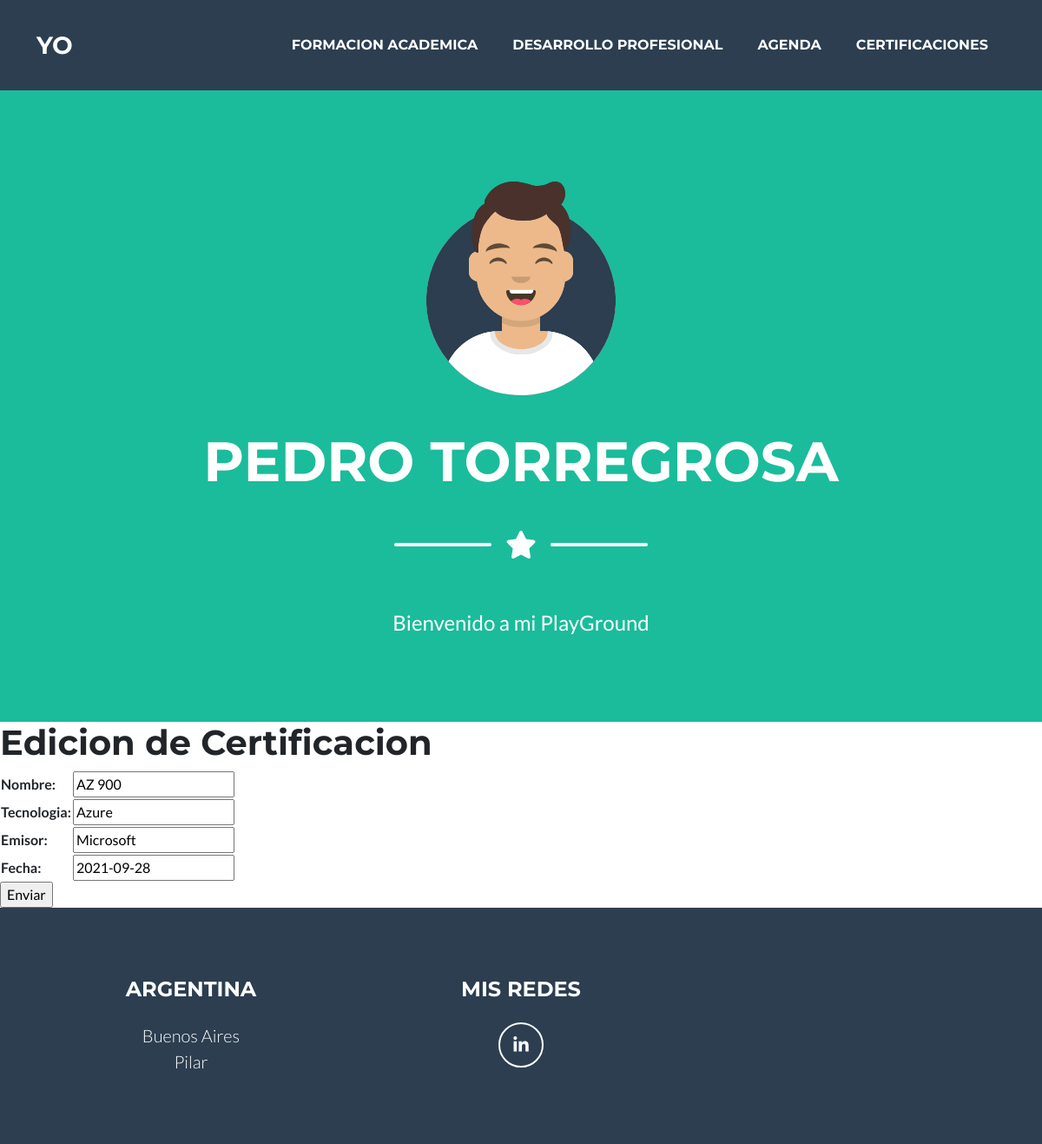
/Porfolio/editar_cert/AZ 900/, run on an earlier commit of the app's database.
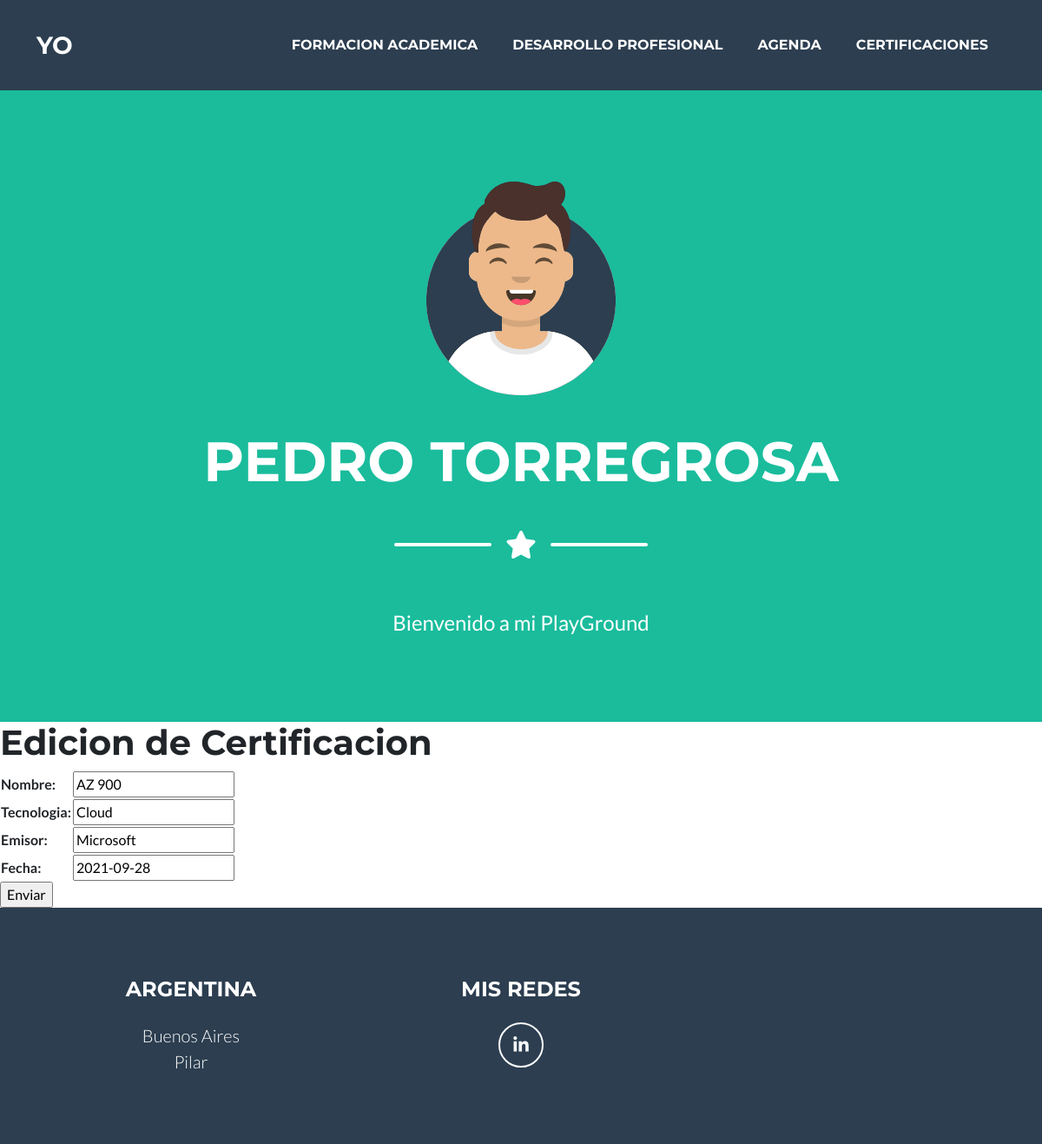
And on a later commit of the database.
### Porfolio/models.py (models this page shows, shortened)
class Certificaciones(models.Model):
    nombre= models.CharField(max_length=30)
    tecnologia= models.CharField(max_length=30)
    emisor= models.CharField(max_length=30)
    fecha= models.DateField()

### Porfolio/views.py (the view)
# urls.py: path('editar_cert/<certificado_nombre>/', views.editar_cert, name='Editar_Cert'),
def editar_cert(request, certificado_nombre):
      certificaciones = Certificaciones.objects.get(nombre=certificado_nombre)
      if request.method == 'POST':
            formulario = Certificacion_formulario(request.POST)
            if formulario.is_valid():
                  informacion = formulario.cleaned_data
                  certificaciones.nombre = informacion['nombre']
                  certificaciones.tecnologia = informacion['tecnologia']
                  certificaciones.emisor = informacion['emisor']
                  certificaciones.fecha = informacion['fecha']
                  certificaciones.save()
                  return render(request, 'porfolio/inicio.html')
      else:
            formulario= Certificacion_formulario (initial={'nombre': certificaciones.nombre, 'tecnologia':certificaciones.tecnologia ,
            'emisor':certificaciones.emisor, 'fecha':certificaciones.fecha})
      return render(request, 'porfolio/editar_cert.html', {'formulario':formulario, 'certificado_nombre':certificado_nombre})

### Porfolio/forms.py
class Certificacion_formulario(forms.Form):
    nombre= forms.CharField(max_length=30)
    tecnologia= forms.CharField(max_length=30)
    emisor= forms.CharField(max_length=30)
    fecha= forms.DateField()

### Porfolio/templates/Porfolio/editar_cert.html (shortened to what this page needs)
{% extends "Porfolio/principal.html" %}
{% load static %}
{% block content1 %}
    <h1>Edicion de Certificacion</h1>
    <form action="" method="POST">{% csrf_token %}
        <table>
            {{ formulario.as_table }}
        </table>
        <input type="submit", value="Enviar">
    </form>
{% endblock %}

What changed in the data, as far as the page shows it:
changed Certificaciones "AZ 900": tecnologia "Azure" → "Cloud"
